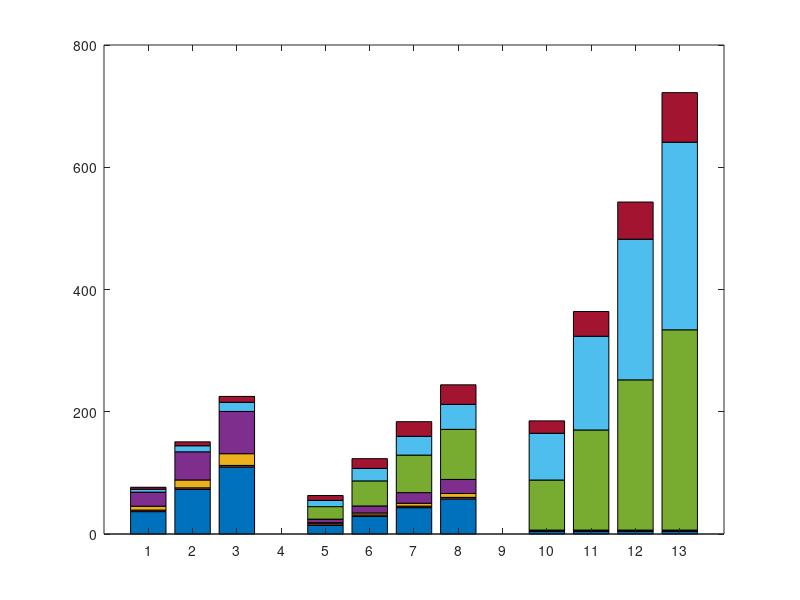

Write MATLAB code to recreate this figure. (Note: this script raises an error after producing the figure.)
clear;clc;
%%
grey = [0.83 0.82 0.78];
green = [0.47 0.67 0.19];
scarlet = [0.64 0.08 0.18];
carbon = [0.5,0.5,0.5];
pool = [0.3,0.75,0.93];

%%
DA_xdata = [128,256,384];
DA_data = ...
[36.6	73.1	109.7;
2.5	2.5	2.5;
6.4	12.8	19.2;
23.0	46.1	69.1;
0.0	0.0	0.0;
4.8	9.9	15.0;
3.2	6.4	9.6];

SA_xdata = 256:256:1024;
SA_data = ...
[14.4	28.7	43.1	57.4;
2.5	2.5	2.5	2.5;
1.6	3.2	4.8	6.4;
5.8	11.5	17.3	23.0;
20.5	41.0	61.4	81.9;
10.2	20.4	30.7	40.9;
8.0	16.0	24.0	32.0];

FH_xdata = [128,256,384];
FH_data = ...
[4.6	4.6	4.6	4.6;
0.0	0.0	0.0	0.0;
0.4	0.4	0.4	0.4;
1.4	1.4	1.4	1.4;
81.9	163.8	245.8	327.7;
76.5	153.3	230.1	306.9;
20.3	40.5	60.8	81.1];
%%
figure(1)

text_loc = 700;
font_size = 14;
figure
% ------------- Subplot for all Arrays --------------
b = bar(1:13,[DA_data(:,1:3).';zeros(1,7);SA_data(:,1:4).';zeros(1,7);FH_data(:,1:4).'],'stacked');
colormap parula
b(4).FaceColor = green;
b(5).FaceColor = pool;
b(6).FaceColor = carbon;
b(7).FaceColor = scarlet;
xticks([1,2,3,5,6,7,8,10,11,12,13])
set(gca,'FontSize', font_size)
set(gca,'xticklabel',[' 128';' 256';' 384';' 256';' 512';' 768';'1024';' 128';' 256';' 384';' 512'])
xlim([0.5,13.5])
ylim([0,1000])
grid on
xlabel('Number of Array Elements')
ylabel('Estimated Total IC Area (mm$^2$)')
% t = title('Digital Array',...
%     'Units', 'normalized',...
%     'Position', [0.5, 0.9, 0]); % Set Title with correct Position

text(2,text_loc,'DA','HorizontalAlignment','center','Fontsize',font_size)
text(6.5,text_loc,'SA','HorizontalAlignment','center','Fontsize',font_size)
text(11.5,text_loc,'FH','HorizontalAlignment','center','Fontsize',font_size)

% ------------- Legends --------------
legend('BB Precoding','SerDes','DAC','Mixer & VCO','PS','Split. & Comb.',...
    'RF Amp','Orientation','horizontal')
set(legend,'Position',[0.4, 0.85, 0.25, 0.05],'NumColumns',4)
